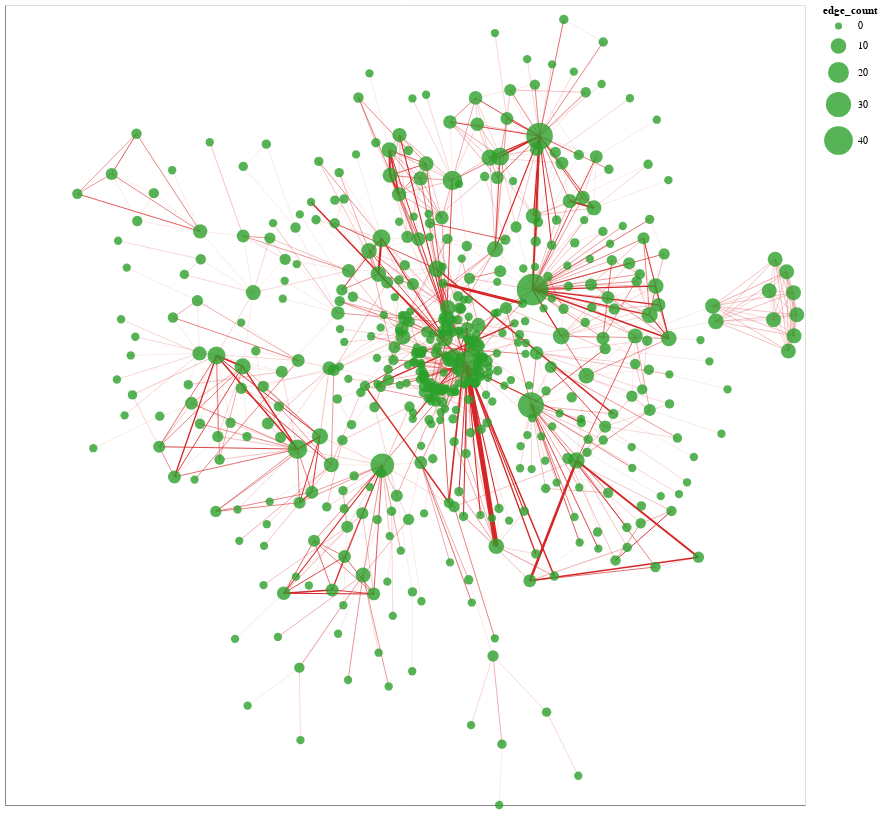

The cell this chart's notebook holds for it:
### Code cell
# try similar visualizations with staff data
df_staff_weight = create_edge_df(df_staff_clean, "title_romaji", "staff_name", 2)
df_staff_weight_top = df_staff_weight[df_staff_weight["weight"]>7]
g = create_graph(df_staff_weight_top)
interactive_network_viz(g, ["name", "edge_count", "top_3_associations"], "#2ca02c", "#d62728")

### Figure 1 — Vega-Lite specification as saved in the notebook (floating-point values rounded to 4 significant figures; data arrays with more than 128 entries replaced by an {"elided": "..."} marker saying what was removed)
{"config": {"view": {"continuousWidth": 400, "continuousHeight": 300}}, "layer": [{"data": {"name": "data-958a526433b3126e13940ded955651ac"}, "mark": {"type": "line", "color": "#d62728"}, "encoding": {"detail": {"field": "edge", "type": "quantitative"}, "strokeWidth": {"field": "weight", "legend": null, "scale": {"range": [0.1, 5]}, "type": "quantitative"}, "x": {"axis": {"grid": false, "labels": false, "ticks": false, "title": ""}, "field": "x", "type": "quantitative"}, "y": {"axis": {"grid": false, "labels": false, "ticks": false, "title": ""}, "field": "y", "type": "quantitative"}}}, {"data": {"name": "data-6df87038ad6fe471c11ae178a62b558e"}, "mark": {"type": "circle", "color": "#2ca02c", "opacity": 0.8}, "encoding": {"size": {"field": "edge_count", "scale": {"range": [50, 1000]}, "type": "quantitative"}, "tooltip": [{"field": "name", "type": "nominal"}, {"field": "edge_count", "type": "quantitative"}, {"field": "top_3_associations", "type": "nominal"}], "x": {"axis": {"grid": false, "labels": false, "ticks": false}, "field": "x", "type": "quantitative"}, "y": {"axis": {"grid": false, "labels": false, "ticks": false}, "field": "y", "type": "quantitative"}}}], "height": 800, "width": 800, "$schema": "https://vega.github.io/schema/vega-lite/v4.17.0.json", "datasets": {"data-958a526433b3126e13940ded955651ac": {"elided": "1724 records"}, "data-6df87038ad6fe471c11ae178a62b558e": {"elided": "526 records"}}}
